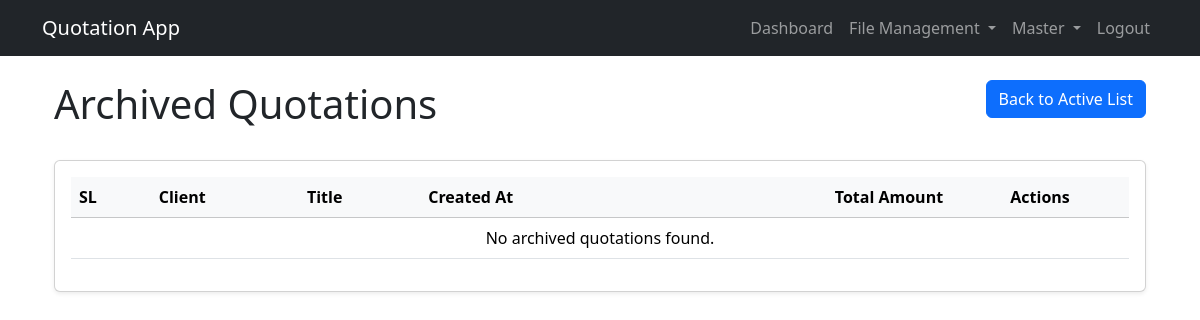
Before: /archived/ (signed in) with the older database file.
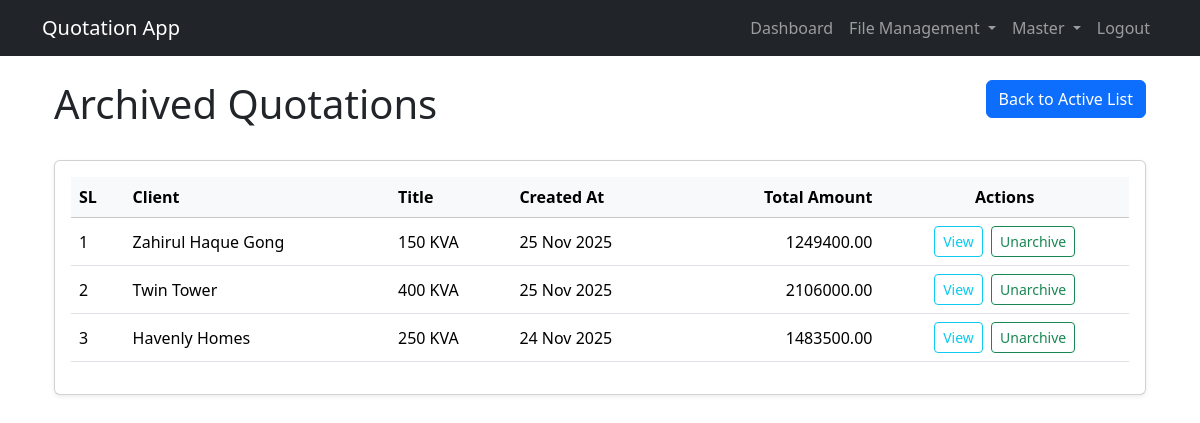
After: the same page with the newer database file.
### pages/models.py (models this page shows, shortened)
class Quotation(models.Model):
    STATUS_CHOICES = (
        ('active', 'Active'),
        ('archived', 'Archived'),
        ('rejected', 'Rejected'),
        ('achieved', 'Achieved'),
    )
    reference = models.CharField(max_length=20, null=True, blank=True)
    title = models.CharField(max_length=255)
    client_name = models.CharField(max_length=255)
    template = models.ForeignKey(QuotationTemplate, on_delete=models.SET_NULL, null=True, blank=True)
    created_at = models.DateTimeField(auto_now_add=True)
    updated_at = models.DateTimeField(auto_now=True)
    status = models.CharField(max_length=10, choices=STATUS_CHOICES, default='active')
    user = models.ForeignKey('auth.User', on_delete=models.SET_NULL, null=True, blank=True)
    discount = models.FloatField(default=0)
    def total_amount(self):
        return sum(group.subtotal() for group in self.groups.all())

class QuotationGroup(models.Model):
    quotation = models.ForeignKey(Quotation, on_delete=models.CASCADE, related_name='groups')
    name = models.CharField(max_length=255)
    def subtotal(self):
        return sum(item.total_price for item in self.items.all())

class QuotationItem(models.Model):
    group = models.ForeignKey(QuotationGroup, on_delete=models.CASCADE, related_name='items')
    item = models.ForeignKey(Item, on_delete=models.SET_NULL, null=True, blank=True)
    description = models.CharField(max_length=255, blank=True, null=True)
    unit = models.ForeignKey(Unit, on_delete=models.SET_NULL, null=True, blank=True)
    qty = models.FloatField(default=0)
    unit_price = models.FloatField(default=0)
    total_price = models.FloatField(default=0)

### pages/views.py (the view)
# urls.py: path('archived/', ArchivedQuotationListView.as_view(), name='archived_quotation_list'),
@method_decorator(login_required, name='dispatch')
class ArchivedQuotationListView(ListView):
    model = Quotation
    template_name = 'pages/quotations/archived_quotation_list.html'
    context_object_name = 'quotations'
    paginate_by = 10
    def get_queryset(self):
        return Quotation.objects.filter(status='archived').order_by('-created_at')

### templates/pages/quotations/archived_quotation_list.html (shortened to what this page needs)
{% extends 'base.html' %}
{% block content %}
<div class="container-fluid">
    <div class="row mb-4">
        <div class="col-md-6">
            <h1>Archived Quotations</h1>
        </div>
        <div class="col-md-6 text-md-end">
            <a href="{% url 'quotation_list' %}" class="btn btn-primary">Back to Active List</a>
        </div>
    </div>
    <div class="card shadow-sm mb-4">
        <div class="card-body">
            <div class="table-responsive">
                <table class="table table-hover align-middle">
                    <thead class="table-light">
                        <tr>
                            <th>SL</th>
                            <th>Client</th>
                            <th>Title</th>
                            <th>Created At</th>
                            <th class="text-end">Total Amount</th>
                            <th class="text-center">Actions</th>
                        </tr>
                    </thead>
                    <tbody>
                        {% for quotation in quotations %}
                        <tr>
                            <td>{{ page_obj.start_index|add:forloop.counter0 }}</td>
                            <td>{{ quotation.client_name }}</td>
                            <td>{{ quotation.title }}</td>
                            <td>{{ quotation.created_at|date:"d M Y" }}</td>
                            <td class="text-end">{{ quotation.total_amount|floatformat:2 }}</td>
                            <td class="text-center">
                                <a href="{% url 'quotation_view' quotation.pk %}" class="btn btn-sm btn-outline-info me-1">View</a>
                                <a href="{% url 'unarchive_quotation' quotation.pk %}" class="btn btn-sm btn-outline-success">Unarchive</a>
                            </td>
                        </tr>
                        {% empty %}
                        <tr>
                            <td colspan="7" class="text-center">No archived quotations found.</td>
                        </tr>
                        {% endfor %}
                    </tbody>
                </table>
            </div>
        </div>
    </div>
</div>
{% endblock %}

Changed rows visible on the page:
now on this page (row edited): Quotation: start_index|add "1", client_name "Zahirul Haque Gong", title "150 KVA", created_at "25 Nov 2025", total_amount "1249400.00"
now on this page (row edited): Quotation: start_index|add "2", client_name "Twin Tower", title "400 KVA", created_at "25 Nov 2025", total_amount "2106000.00"
now on this page (row edited): Quotation: start_index|add "3", client_name "Havenly Homes", title "250 KVA", created_at "24 Nov 2025", total_amount "1483500.00"
Other visible differences:
text no longer shown: "No archived quotations found."
